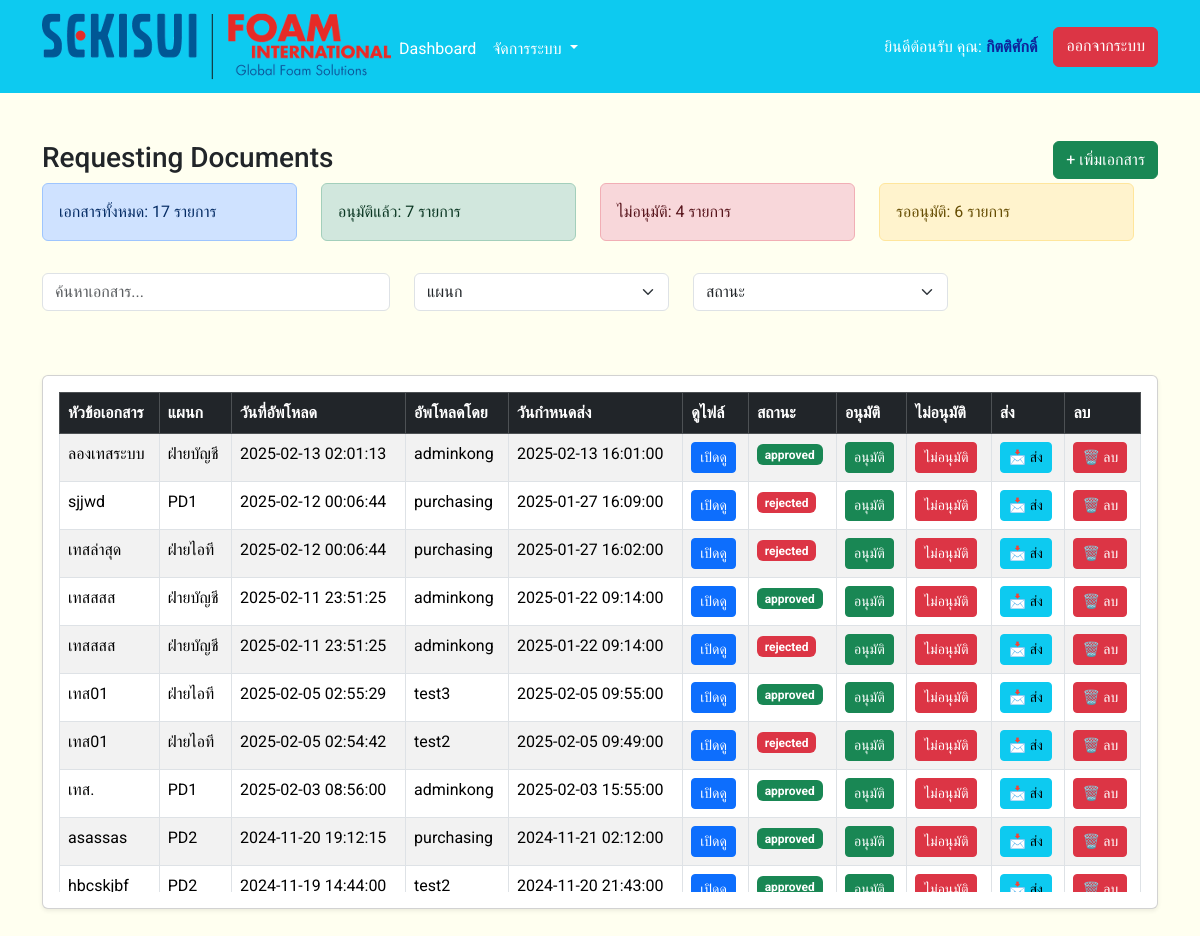
/index.php (signed in), run on the app's committed database.
### tables this page shows
CREATE TABLE `documents` (
  `id` int NOT NULL,
  `sender_name` varchar(255) NOT NULL,
  `file_name` varchar(255) NOT NULL,
  `department` varchar(255) NOT NULL,
  `upload_date` timestamp NULL DEFAULT CURRENT_TIMESTAMP,
  `document_content` text,
  `deadline` datetime DEFAULT NULL,
  `isActive` tinyint(1) NOT NULL DEFAULT '1',
  `approval_status` enum('pending','approved','rejected') DEFAULT 'pending'
);

CREATE TABLE `users` (
  `id` int NOT NULL,
  `first_name` varchar(255) NOT NULL COMMENT 'ชื่อ',
  `last_name` varchar(255) NOT NULL COMMENT 'นามสกุล',
  `user_address` varchar(1000) DEFAULT NULL,
  `user_phone` int DEFAULT NULL,
  `dept_id` int NOT NULL,
  `username` varchar(50) NOT NULL,
  `password` varchar(255) NOT NULL,
  `email` varchar(100) DEFAULT NULL,
  `user_roles` enum('user','manager','admin','') NOT NULL COMMENT 'สิทธิ์',
  `created_at` timestamp NULL DEFAULT CURRENT_TIMESTAMP,
  `is_active` tinyint(1) NOT NULL
);

### index.php (the view, shortened to what this page needs)
<!DOCTYPE html>
<html lang="th">
<head>
    <?php include 'assets/scriptheader.php'; ?>
</head>
<body>
    <?php include 'component/navbar.php'; ?>
    <section class="intro mt-5">
        <div class="mask d-flex align-items-center h-100">
            <div class="container">
                <div class="row justify-content-center">
                    <div class="col-lg-12">
                        <div class="row">
                            <div class="col-lg-6">
                                <h3 class="text-dark">Requesting Documents</h3>
                            </div>
                            <div class="col-lg-6 text-end">
                                <button class="btn btn-success" id="openUploadModal" data-bs-toggle="modal" data-bs-target="#uploadDocumentModal">
                                    + เพิ่มเอกสาร
                                        </button>
                                    </div>
                                </div>
                                <?php include 'summary.php'; ?>
                                <?php include 'filter_form.php'; ?>
                                <div class="col-12 mt-4">
                                <div class="col-12 mt-4">
                            <div class="card shadow-sm">
                                <div class="card-body">
                                    <div class="table-container">
                                        <div class="table-responsive" style="max-height: 500px; overflow-y: auto;">
                                            <table class="table table-striped table-bordered">
                                                <thead class="table-dark">
                                                    <tr>
                                                        <th>หัวข้อเอกสาร</th>
                                                        <th>แผนก</th>
                                                        <th>วันที่อัพโหลด</th>
                                                        <th>อัพโหลดโดย</th>
                                                        <th>วันกำหนดส่ง</th>
                                                        <th>ดูไฟล์</th>
                                                        <th>สถานะ</th>
                                                        <?php if ($_SESSION['role'] == "manager"): ?>
                                                            <th>อนุมัติ</th>
                                                            <th>ไม่อนุมัติ</th>
                                                            <th>ส่ง</th>
                                                            <th>ลบ</th>
                                                        <?php endif; ?>
                                                    </tr>
                                                </thead>
                                                <tbody>
                                                    <?php
                                                    include 'db.php';
                                                    $role = $_SESSION['role'];
                                                    $query = ($role === "manager")
                                                        ? "SELECT doc.id, doc.document_content, doc.department, doc.upload_date, users.username AS sender_name, doc.deadline, doc.file_name, doc.approval_status
                                                        FROM documents doc
                                                        INNER JOIN users ON doc.sender_name = users.id
                                                        WHERE doc.isActive = 1
                                                        ORDER BY doc.upload_date DESC"
                                                        : "SELECT * FROM documents WHERE sender_name = ? AND isActive = 1 ORDER BY upload_date DESC";
                                                    $stmt = $conn->prepare($query);
                                                    $stmt->execute();
                                                    $result = $stmt->get_result();
                                                    while ($row = $result->fetch_assoc()) {
                                                        $filePath = "uploads/" . $row['file_name'];
                                                    ?>
                                                    <tr id="row-<?= $row['id']; ?>">
                                                        <td><?= htmlspecialchars($row['document_content']); ?></td>
                                                        <td><?= htmlspecialchars($row['department']); ?></td>
                                                        <td><?= htmlspecialchars($row['upload_date']); ?></td>
                                                        <td><?= htmlspecialchars($row['sender_name']); ?></td>
                                                        <td><?= htmlspecialchars($row['deadline']); ?></td>
                                                        <td>
                                                            <a href="<?= $filePath; ?>" target="_blank" class="btn btn-sm btn-primary">เปิดดู</a>
                                                        </td>
                                                        <td>
                                                            <span class="badge bg-<?= $row['approval_status'] === 'approved' ? 'success' : ($row['approval_status'] === 'rejected' ? 'danger' : 'warning'); ?>">
                                                                <?= $row['approval_status'] ?: 'pending'; ?>
                                                            </span>
                                                        </td>
                                                        <?php if ($_SESSION['role'] == "manager"): ?>
                                                        <td>
                                                            <button class="btn btn-sm btn-success" onclick="updateApproval(<?= $row['id']; ?>, 'approved')">อนุมัติ</button>
                                                        </td>
                                                        <td>
                                                            <button class="btn btn-sm btn-danger" onclick="updateApproval(<?= $row['id']; ?>, 'rejected')">ไม่อนุมัติ</button>
                                                        </td>
                                                        <td>
                                                            <button class="btn btn-sm btn-info" onclick="sendDocument(<?= $row['id']; ?>)">📩 ส่ง</button>
                                                        </td>
                                                        <td>
                                                        <button class="btn btn-sm btn-danger delete-btn" data-id="deleteDocument(<?= $row['id']; ?>">🗑️ ลบ</button>
                                                        </td>
                                                        <?php endif; ?>
                                                    </tr>
                                                    <?php } ?>
                                                </tbody>
                                            </table>
                                        </div>
                                    </div>
                                </div>
                            </div>
                        </div>
                    </div>
                </div>
            </div>
        </div>
    </section>
            </body>
            </html>

### assets/scriptheader.php (shortened to what this page needs)
<link href="https://cdn.jsdelivr.net/npm/bootstrap@5.3.3/dist/css/bootstrap.min.css" rel="stylesheet">
<link rel="stylesheet" href="https://cdn.jsdelivr.net/npm/bootstrap-icons@1.11.3/font/bootstrap-icons.min.css">
<link href="https://cdnjs.cloudflare.com/ajax/libs/font-awesome/6.0.0/css/all.min.css" rel="stylesheet">
<link href="https://cdn.jsdelivr.net/npm/sweetalert2@11/dist/sweetalert2.min.css" rel="stylesheet">

### component/navbar.php (shortened to what this page needs)
<nav class="navbar navbar-expand-lg navbar-light bg-info">
  <div class="container">
  <body>
    <div class="logo-container">
    <img src="img/logo.png" alt="โลโก้" class="logo">
    </div>
</body>
    <div class="collapse navbar-collapse" id="navbarSupportedContent ">
        <ul class="navbar-nav me-auto mb-lg-0 mt-1 ">
            <li class="nav-item ">
                <a class="nav-link text-white" href="index01.php">Dashboard</a>
            </li>
            <li class="nav-item dropdown">
                <a class="nav-link dropdown-toggle text-white" href="#" role="button" data-bs-toggle="dropdown" aria-expanded="false">
                    จัดการระบบ
                </a>
            </li>
        </ul>
        <div class="d-flex">
        <span class="navbar-text me-3 text-white">
            ยินดีต้อนรับ คุณ: <span style="color:#0F2399;" class="fw-bold"><?= htmlspecialchars($_SESSION['first_name']); ?></span>
        </span>
        <a href="logout.php" class="btn btn-danger">ออกจากระบบ</a>
        </div>
    </div>
  </div>
</nav>

### summary.php
<?php
include 'db.php';
$sql = "SELECT
            COUNT(*) AS total,
            SUM(approval_status='approved') AS approved,
            SUM(approval_status='rejected') AS rejected,
            SUM(approval_status='pending' OR approval_status IS NULL) AS pending
        FROM documents WHERE isActive = 1";
$result = $conn->query($sql);
$summary = $result->fetch_assoc();
?>
<div class="row mb-3">
    <div class="col-md-3">
        <div class="alert alert-primary">เอกสารทั้งหมด: <?= $summary['total'] ?? 0; ?> รายการ</div>
    </div>
    <div class="col-md-3">
        <div class="alert alert-success">อนุมัติแล้ว: <?= $summary['approved'] ?? 0; ?> รายการ</div>
    </div>
    <div class="col-md-3">
        <div class="alert alert-danger">ไม่อนุมัติ: <?= $summary['rejected'] ?? 0; ?> รายการ</div>
    </div>
    <div class="col-md-3">
        <div class="alert alert-warning">รออนุมัติ: <?= $summary['pending'] ?? 0; ?> รายการ</div>
    </div>
</div>

### filter_form.php (shortened to what this page needs)
<div class="row mb-3">
    <div class="col-md-4">
        <input type="text" id="search" class="form-control" placeholder="ค้นหาเอกสาร...">
    </div>
    <div class="col-md-3">
        <select id="filterDepartment"search class="form-select" aria-placeholder="แผนก">
            <option value="">แผนก</option>
        </select>
    </div>
    <div class="col-md-3">
        <select id="filterStatus" class="form-select">
            <option value="">สถานะ</option>
        </select>
    </div>
</div>

### assets/scriptheader.php (style rules this page uses)
* { font-family: "Roboto", serif; }
.intro { height: 100%; }
body { background-color: #FFFFF0; }

### data on the page
documents: document_content "ลองเทสระบบ", department "ฝ่ายบัญชี", upload_date "2025-02-13 02:01:13", users.username "adminkong", deadline "2025-02-13 16:01:00", approval_status "approved"
documents: document_content "sjjwd", department "PD1", upload_date "2025-02-12 00:06:44", users.username "purchasing", deadline "2025-01-27 16:09:00", approval_status "rejected"
documents: document_content "เทสล่าสุด", department "ฝ่ายไอที", upload_date "2025-02-12 00:06:44", users.username "purchasing", deadline "2025-01-27 16:02:00", approval_status "rejected"
documents: document_content "เทสสสส", department "ฝ่ายบัญชี", upload_date "2025-02-11 23:51:25", users.username "adminkong", deadline "2025-01-22 09:14:00", approval_status "approved"
documents: document_content "เทสสสส", department "ฝ่ายบัญชี", upload_date "2025-02-11 23:51:25", users.username "adminkong", deadline "2025-01-22 09:14:00", approval_status "rejected"
documents: document_content "เทส01", department "ฝ่ายไอที", upload_date "2025-02-05 02:55:29", users.username "test3", deadline "2025-02-05 09:55:00", approval_status "approved"
documents: document_content "เทส01", department "ฝ่ายไอที", upload_date "2025-02-05 02:54:42", users.username "test2", deadline "2025-02-05 09:49:00", approval_status "rejected"
documents: document_content "เทส.", department "PD1", upload_date "2025-02-03 08:56:00", users.username "adminkong", deadline "2025-02-03 15:55:00", approval_status "approved"
documents: document_content "asassas", department "PD2", upload_date "2024-11-20 19:12:15", users.username "purchasing", deadline "2024-11-21 02:12:00", approval_status "approved"
documents: document_content "hbcskjbf", department "PD2", upload_date "2024-11-19 14:44:00", users.username "test2", deadline "2024-11-20 21:43:00", approval_status "approved"

### other printed values
$_SESSION['first_name'] "กิตติศักดิ์"
$summary['total'] "17"
$summary['approved'] "7"
$summary['rejected'] "4"
$summary['pending'] "6"
